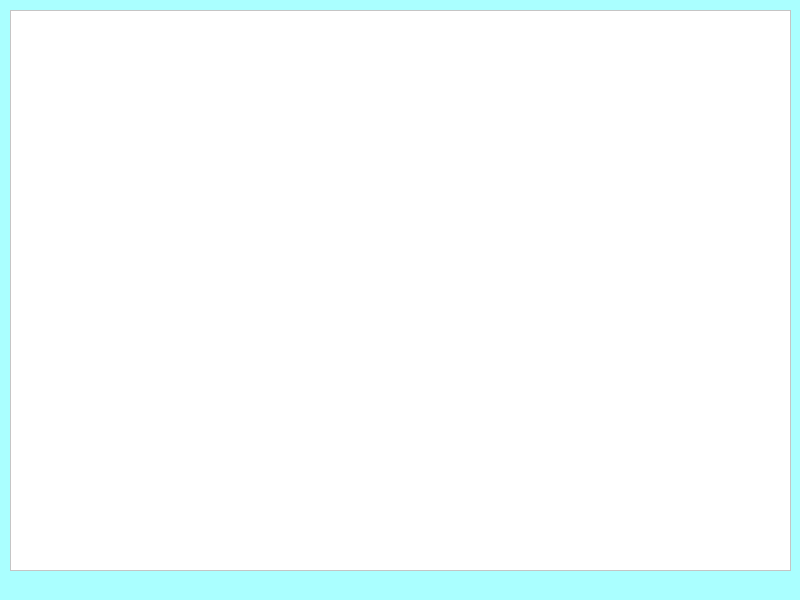
<?xml version="1.0" encoding="UTF-8"?>
<ui version="4.0">
 <class>MainWindow</class>
 <widget class="QMainWindow" name="MainWindow">
  <property name="geometry">
   <rect>
    <x>0</x>
    <y>0</y>
    <width>800</width>
    <height>600</height>
   </rect>
  </property>
  <property name="windowTitle">
   <string>MainWindow</string>
  </property>
  <property name="styleSheet">
   <string notr="true">background-color: rgb(170, 255, 255);</string>
  </property>
  <widget class="QWidget" name="centralwidget">
   <widget class="QTableWidget" name="tableWidget">
    <property name="geometry">
     <rect>
      <x>10</x>
      <y>10</y>
      <width>781</width>
      <height>561</height>
     </rect>
    </property>
    <property name="styleSheet">
     <string notr="true">background-color: rgb(255, 255, 255);</string>
    </property>
   </widget>
  </widget>
  <widget class="QStatusBar" name="statusbar"/>
 </widget>
 <resources/>
 <connections/>
</ui>
